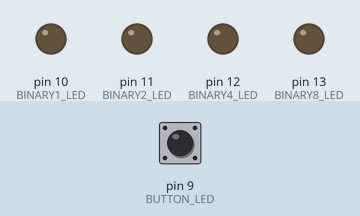
Recording of a sketch running on a simulated Arduino Uno, built with avr-gcc and run on an emulated ATmega328P. Shown: output pins drawn as LEDs (lit = HIGH). Dashed ring = blinking. The test bench sets the inputs (shaded band); at power-on: pin 9 (BUTTON_LED) LOW.

Above: at 1.2 s.
1.3 s: pin 9 (BUTTON_LED) pulled HIGH for 1 s
At 3.4 s:
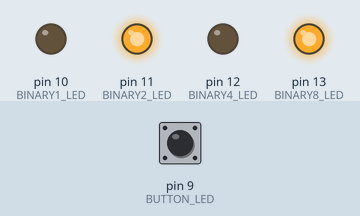
3.8 s: pin 9 (BUTTON_LED) pulled HIGH for 0.25 s
At 4.8 s:
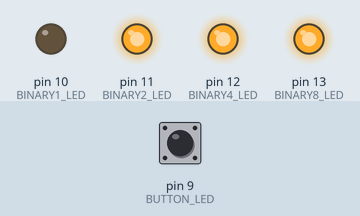
5.5 s: pin 9 (BUTTON_LED) pulled HIGH for 0.25 s
At 6.0 s:
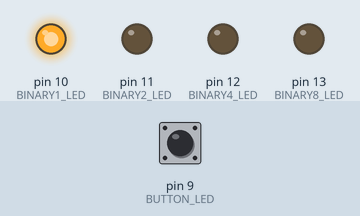
7.2 s: pin 9 (BUTTON_LED) pulled HIGH for 3.2 s
At 8.5 s:
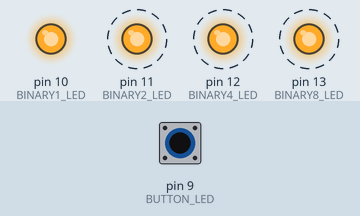
Timing chart, 0 to 11.7 s (numbered marks = the images above; inputs shaded):
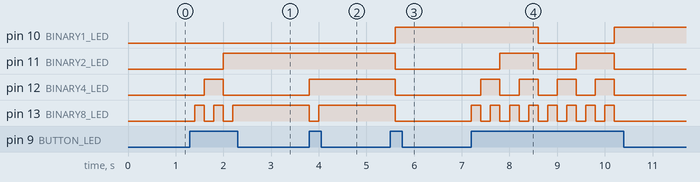

Measured:
- after the input at 1.3 s, pin 11 (BINARY2_LED): LOW → HIGH after 0.70 s; pin 12 (BINARY4_LED): LOW → HIGH after 0.30 s, → LOW 0.40 s later; pin 13 (BINARY8_LED): alternates HIGH for 0.20 s and LOW for 0.20 s, 5 changes in all, then stays HIGH, starting after 0.10 s
- after the input at 3.8 s, pin 12 (BINARY4_LED): LOW → HIGH at once; pin 13 (BINARY8_LED): HIGH → LOW at once, → HIGH 0.20 s later
- after the input at 5.5 s, pin 10 (BINARY1_LED): LOW → HIGH after 0.10 s; pin 11 (BINARY2_LED), pin 12 (BINARY4_LED), pin 13 (BINARY8_LED): HIGH → LOW after 0.10 s
- after the input at 7.2 s, pin 10 (BINARY1_LED): HIGH → LOW after 1.4 s, → HIGH 1.6 s later; pin 11 (BINARY2_LED): alternates HIGH for 0.80 s and LOW for 0.80 s, 4 changes in all, then stays LOW, starting after 0.60 s

The sketch:

sketch.ino
```cpp
//MADE BY JONATHAN LACABE ON 11-5-2023.

#define BINARY1_LED 10
#define BINARY2_LED 11
#define BINARY4_LED 12
#define BINARY8_LED 13
#define BUTTON_LED 9
int total = 0;

void setup() {
  pinMode(BINARY1_LED, OUTPUT);
  pinMode(BINARY2_LED, OUTPUT);
  pinMode(BINARY4_LED, OUTPUT);
  pinMode(BINARY8_LED, OUTPUT);
  pinMode(BUTTON_LED, INPUT);
}

void loop() {
  int buttonState = digitalRead(BUTTON_LED);
  if (buttonState == 1){
    total++;
    if(total==16){
      total = 0;
    }
  setBinary(total);
  }
  delay(200);
}

void setBinary(int num){
  digitalWrite(BINARY1_LED, LOW);
  digitalWrite(BINARY2_LED, LOW);
  digitalWrite(BINARY4_LED, LOW);
  digitalWrite(BINARY8_LED, LOW);
  if (num==1){
    digitalWrite(BINARY1_LED, LOW);
    digitalWrite(BINARY2_LED, LOW);
    digitalWrite(BINARY4_LED, LOW);
    digitalWrite(BINARY8_LED, HIGH);
  } else if (num==2){
    digitalWrite(BINARY1_LED, LOW);
    digitalWrite(BINARY2_LED, LOW);
    digitalWrite(BINARY4_LED, HIGH);
    digitalWrite(BINARY8_LED, LOW);
  } else if (num==3){
    digitalWrite(BINARY1_LED, LOW);
    digitalWrite(BINARY2_LED, LOW);
    digitalWrite(BINARY4_LED, HIGH);
    digitalWrite(BINARY8_LED, HIGH);
  } else if (num==4){
    digitalWrite(BINARY1_LED, LOW);
    digitalWrite(BINARY2_LED, HIGH);
    digitalWrite(BINARY4_LED, LOW);
    digitalWrite(BINARY8_LED, LOW);
  } else if (num==5){
    digitalWrite(BINARY1_LED, LOW);
    digitalWrite(BINARY2_LED, HIGH);
    digitalWrite(BINARY4_LED, LOW);
    digitalWrite(BINARY8_LED, HIGH);
  } else if (num==6){
    digitalWrite(BINARY1_LED, LOW);
    digitalWrite(BINARY2_LED, HIGH);
    digitalWrite(BINARY4_LED, HIGH);
    digitalWrite(BINARY8_LED, LOW);
  } else if (num==7){
    digitalWrite(BINARY1_LED, LOW);
    digitalWrite(BINARY2_LED, HIGH);
    digitalWrite(BINARY4_LED, HIGH);
    digitalWrite(BINARY8_LED, HIGH);
  } else if (num==8){
    digitalWrite(BINARY1_LED, HIGH);
    digitalWrite(BINARY2_LED, LOW);
    digitalWrite(BINARY4_LED, LOW);
    digitalWrite(BINARY8_LED, LOW);
  } else if (num==9){
    digitalWrite(BINARY1_LED, HIGH);
    digitalWrite(BINARY2_LED, LOW);
    digitalWrite(BINARY4_LED, LOW);
    digitalWrite(BINARY8_LED, HIGH);
  } else if (num==10){
    digitalWrite(BINARY1_LED, HIGH);
    digitalWrite(BINARY2_LED, LOW);
    digitalWrite(BINARY4_LED, HIGH);
    digitalWrite(BINARY8_LED, LOW);
  } else if (num==11){
    digitalWrite(BINARY1_LED, HIGH);
    digitalWrite(BINARY2_LED, LOW);
    digitalWrite(BINARY4_LED, HIGH);
    digitalWrite(BINARY8_LED, HIGH);
  } else if (num==12){
    digitalWrite(BINARY1_LED, HIGH);
    digitalWrite(BINARY2_LED, HIGH);
    digitalWrite(BINARY4_LED, LOW);
    digitalWrite(BINARY8_LED, LOW);
  } else if (num==13){
    digitalWrite(BINARY1_LED, HIGH);
    digitalWrite(BINARY2_LED, HIGH);
    digitalWrite(BINARY4_LED, LOW);
    digitalWrite(BINARY8_LED, HIGH);
  } else if (num==14){
    digitalWrite(BINARY1_LED, HIGH);
    digitalWrite(BINARY2_LED, HIGH);
    digitalWrite(BINARY4_LED, HIGH);
    digitalWrite(BINARY8_LED, LOW);
  } else if (num==15){
    digitalWrite(BINARY1_LED, HIGH);
    digitalWrite(BINARY2_LED, HIGH);
    digitalWrite(BINARY4_LED, HIGH);
    digitalWrite(BINARY8_LED, HIGH);
  }
}
```
